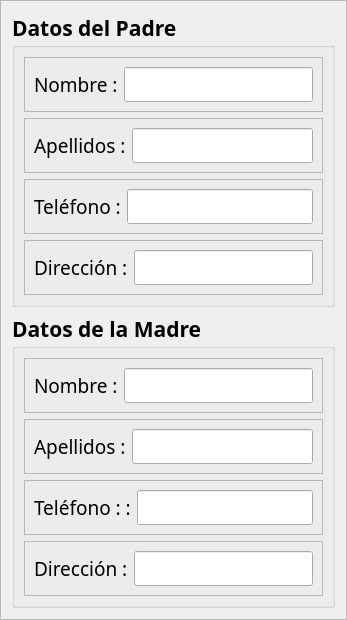
              <widget class="QFrame" name="frame_9">
               <property name="sizePolicy">
                <sizepolicy hsizetype="MinimumExpanding" vsizetype="MinimumExpanding">
                 <horstretch>0</horstretch>
                 <verstretch>0</verstretch>
                </sizepolicy>
               </property>
               <property name="font">
                <font>
                 <family>Agency FB</family>
                 <pointsize>14</pointsize>
                 <weight>75</weight>
                 <bold>true</bold>
                </font>
               </property>
               <property name="frameShape">
                <enum>QFrame::StyledPanel</enum>
               </property>
               <property name="frameShadow">
                <enum>QFrame::Raised</enum>
               </property>
               <layout class="QVBoxLayout" name="verticalLayout_12">
                <item>
                 <widget class="QGroupBox" name="groupBox_5">
                  <property name="font">
                   <font>
                    <family>Agency FB</family>
                    <pointsize>16</pointsize>
                    <weight>75</weight>
                    <bold>true</bold>
                   </font>
                  </property>
                  <property name="title">
                   <string>Datos del Padre</string>
                  </property>
                  <layout class="QVBoxLayout" name="verticalLayout_7">
                   <item>
                    <widget class="QFrame" name="frame_35">
                     <property name="font">
                      <font>
                       <family>Agency FB</family>
                       <pointsize>13</pointsize>
                      </font>
                     </property>
                     <property name="frameShape">
                      <enum>QFrame::StyledPanel</enum>
                     </property>
                     <property name="frameShadow">
                      <enum>QFrame::Raised</enum>
                     </property>
                     <layout class="QHBoxLayout" name="horizontalLayout_40">
                      <item>
                       <widget class="QLabel" name="label_76">
                        <property name="font">
                         <font>
                          <family>Agency FB</family>
                          <pointsize>14</pointsize>
                          <weight>50</weight>
                          <bold>false</bold>
                         </font>
                        </property>
                        <property name="text">
                         <string>Nombre :</string>
                        </property>
                       </widget>
                      </item>
                      <item>
                       <widget class="QLineEdit" name="txtNPadre">
                        <property name="font">
                         <font>
                          <family>Agency FB</family>
                          <pointsize>14</pointsize>
                          <weight>50</weight>
                          <bold>false</bold>
                         </font>
                        </property>
                        <property name="alignment">
                         <set>Qt::AlignCenter</set>
                        </property>
                       </widget>
                      </item>
                     </layout>
                    </widget>
                   </item>
                   <item>
                    <widget class="QFrame" name="frame_55">
                     <property name="font">
                      <font>
                       <family>Agency FB</family>
                       <pointsize>13</pointsize>
                      </font>
                     </property>
                     <property name="frameShape">
                      <enum>QFrame::StyledPanel</enum>
                     </property>
                     <property name="frameShadow">
                      <enum>QFrame::Raised</enum>
                     </property>
                     <layout class="QHBoxLayout" name="horizontalLayout_53">
                      <item>
                       <widget class="QLabel" name="label_97">
                        <property name="font">
                         <font>
                          <family>Agency FB</family>
                          <pointsize>14</pointsize>
                          <weight>50</weight>
                          <bold>false</bold>
                         </font>
                        </property>
                        <property name="text">
                         <string>Apellidos :</string>
                        </property>
                       </widget>
                      </item>
                      <item>
                       <widget class="QLineEdit" name="txtAPadre">
                        <property name="font">
                         <font>
                          <family>Agency FB</family>
                          <pointsize>14</pointsize>
                          <weight>50</weight>
                          <bold>false</bold>
                         </font>
                        </property>
                        <property name="alignment">
                         <set>Qt::AlignCenter</set>
                        </property>
                       </widget>
                      </item>
                     </layout>
                    </widget>
                   </item>
                   <item>
                    <widget class="QFrame" name="frame_52">
                     <property name="font">
                      <font>
                       <family>Agency FB</family>
                       <pointsize>13</pointsize>
                      </font>
                     </property>
                     <property name="frameShape">
                      <enum>QFrame::StyledPanel</enum>
                     </property>
                     <property name="frameShadow">
                      <enum>QFrame::Raised</enum>
                     </property>
                     <layout class="QHBoxLayout" name="horizontalLayout_51">
                      <item>
                       <widget class="QLabel" name="label_92">
                        <property name="font">
                         <font>
                          <family>Agency FB</family>
                          <pointsize>14</pointsize>
                          <weight>50</weight>
                          <bold>false</bold>
                         </font>
                        </property>
                        <property name="text">
                         <string>Teléfono :</string>
                        </property>
                       </widget>
                      </item>
                      <item>
                       <widget class="QLineEdit" name="txtTPadre">
                        <property name="font">
                         <font>
                          <family>Agency FB</family>
                          <pointsize>14</pointsize>
                          <weight>50</weight>
                          <bold>false</bold>
                         </font>
                        </property>
                        <property name="alignment">
                         <set>Qt::AlignCenter</set>
                        </property>
                       </widget>
                      </item>
                     </layout>
                    </widget>
                   </item>
                   <item>
                    <widget class="QFrame" name="frame_54">
                     <property name="font">
                      <font>
                       <family>Agency FB</family>
                       <pointsize>13</pointsize>
                      </font>
                     </property>
                     <property name="frameShape">
                      <enum>QFrame::StyledPanel</enum>
                     </property>
                     <property name="frameShadow">
                      <enum>QFrame::Raised</enum>
                     </property>
                     <layout class="QHBoxLayout" name="horizontalLayout_52">
                      <item>
                       <widget class="QLabel" name="label_93">
                        <property name="font">
                         <font>
                          <pointsize>14</pointsize>
                          <weight>50</weight>
                          <bold>false</bold>
                         </font>
                        </property>
                        <property name="text">
                         <string>Dirección :</string>
                        </property>
                       </widget>
                      </item>
                      <item>
                       <widget class="QLineEdit" name="txtDPadre">
                        <property name="font">
                         <font>
                          <family>Agency FB</family>
                          <pointsize>14</pointsize>
                          <weight>50</weight>
                          <bold>false</bold>
                         </font>
                        </property>
                        <property name="alignment">
                         <set>Qt::AlignCenter</set>
                        </property>
                       </widget>
                      </item>
                     </layout>
                    </widget>
                   </item>
                  </layout>
                 </widget>
                </item>
                <item>
                 <widget class="QGroupBox" name="groupBox_4">
                  <property name="font">
                   <font>
                    <family>Agency FB</family>
                    <pointsize>16</pointsize>
                    <weight>75</weight>
                    <bold>true</bold>
                   </font>
                  </property>
                  <property name="title">
                   <string>Datos de la Madre</string>
                  </property>
                  <layout class="QVBoxLayout" name="verticalLayout_2">
                   <item>
                    <widget class="QFrame" name="frame_34">
                     <property name="font">
                      <font>
                       <family>Agency FB</family>
                       <pointsize>13</pointsize>
                      </font>
                     </property>
                     <property name="frameShape">
                      <enum>QFrame::StyledPanel</enum>
                     </property>
                     <property name="frameShadow">
                      <enum>QFrame::Raised</enum>
                     </property>
                     <layout class="QHBoxLayout" name="horizontalLayout_32">
                      <item>
                       <widget class="QLabel" name="label_74">
                        <property name="font">
                         <font>
                          <family>Agency FB</family>
                          <pointsize>14</pointsize>
                          <weight>50</weight>
                          <bold>false</bold>
                         </font>
                        </property>
                        <property name="text">
                         <string>Nombre :</string>
                        </property>
                       </widget>
                      </item>
                      <item>
                       <widget class="QLineEdit" name="txtNMadre">
                        <property name="font">
                         <font>
                          <family>Agency FB</family>
                          <pointsize>14</pointsize>
                          <weight>50</weight>
                          <bold>false</bold>
                         </font>
                        </property>
                        <property name="alignment">
                         <set>Qt::AlignCenter</set>
                        </property>
                       </widget>
                      </item>
                     </layout>
                    </widget>
                   </item>
                   <item>
                    <widget class="QFrame" name="frame_53">
                     <property name="font">
                      <font>
                       <family>Agency FB</family>
                       <pointsize>13</pointsize>
                      </font>
                     </property>
                     <property name="frameShape">
                      <enum>QFrame::StyledPanel</enum>
                     </property>
                     <property name="frameShadow">
                      <enum>QFrame::Raised</enum>
                     </property>
                     <layout class="QHBoxLayout" name="horizontalLayout_50">
                      <item>
                       <widget class="QLabel" name="label_91">
                        <property name="font">
                         <font>
                          <family>Agency FB</family>
                          <pointsize>14</pointsize>
                          <weight>50</weight>
                          <bold>false</bold>
                         </font>
                        </property>
                        <property name="text">
                         <string>Apellidos :</string>
                        </property>
                       </widget>
                      </item>
                      <item>
                       <widget class="QLineEdit" name="txtAMadre">
                        <property name="font">
                         <font>
                          <family>Agency FB</family>
                          <pointsize>14</pointsize>
                          <weight>50</weight>
                          <bold>false</bold>
                         </font>
                        </property>
                        <property name="alignment">
                         <set>Qt::AlignCenter</set>
                        </property>
                       </widget>
                      </item>
                     </layout>
                    </widget>
                   </item>
                   <item>
                    <widget class="QFrame" name="frame_51">
                     <property name="font">
                      <font>
                       <family>Agency FB</family>
                       <pointsize>13</pointsize>
                      </font>
                     </property>
                     <property name="frameShape">
                      <enum>QFrame::StyledPanel</enum>
                     </property>
                     <property name="frameShadow">
                      <enum>QFrame::Raised</enum>
                     </property>
                     <layout class="QHBoxLayout" name="horizontalLayout_49">
                      <item>
                       <widget class="QLabel" name="label_90">
                        <property name="font">
                         <font>
                          <family>Agency FB</family>
                          <pointsize>14</pointsize>
                          <weight>50</weight>
                          <bold>false</bold>
                         </font>
                        </property>
                        <property name="text">
                         <string>Teléfono : :</string>
                        </property>
                       </widget>
                      </item>
                      <item>
                       <widget class="QLineEdit" name="txtTMadre">
                        <property name="font">
                         <font>
                          <family>Agency FB</family>
                          <pointsize>14</pointsize>
                          <weight>50</weight>
                          <bold>false</bold>
                         </font>
                        </property>
                        <property name="alignment">
                         <set>Qt::AlignCenter</set>
                        </property>
                       </widget>
                      </item>
                     </layout>
                    </widget>
                   </item>
                   <item>
                    <widget class="QFrame" name="frame_50">
                     <property name="font">
                      <font>
                       <family>Agency FB</family>
                       <pointsize>13</pointsize>
                      </font>
                     </property>
                     <property name="frameShape">
                      <enum>QFrame::StyledPanel</enum>
                     </property>
                     <property name="frameShadow">
                      <enum>QFrame::Raised</enum>
                     </property>
                     <layout class="QHBoxLayout" name="horizontalLayout_48">
                      <item>
                       <widget class="QLabel" name="label_89">
                        <property name="font">
                         <font>
                          <family>Agency FB</family>
                          <pointsize>14</pointsize>
                          <weight>50</weight>
                          <bold>false</bold>
                         </font>
                        </property>
                        <property name="text">
                         <string>Dirección :</string>
                        </property>
                       </widget>
                      </item>
                      <item>
                       <widget class="QLineEdit" name="txtDMadre">
                        <property name="font">
                         <font>
                          <family>Agency FB</family>
                          <pointsize>14</pointsize>
                          <weight>50</weight>
                          <bold>false</bold>
                         </font>
                        </property>
                        <property name="alignment">
                         <set>Qt::AlignCenter</set>
                        </property>
                       </widget>
                      </item>
                     </layout>
                    </widget>
                   </item>
                  </layout>
                 </widget>
                </item>
               </layout>
              </widget>
